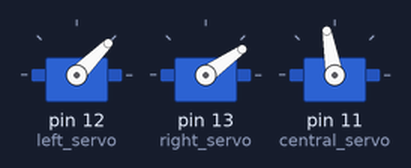
This sketch was run on a simulated Arduino Uno, built with avr-gcc and run on an emulated ATmega328P. Shown: 3 × servo.

Above: at 5.05 s.
At 9.0 s:
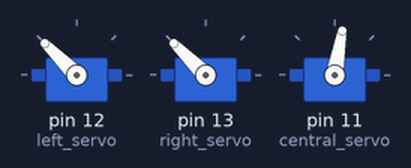
Timing chart, 0 to 10.2 s (numbered marks = the images above):
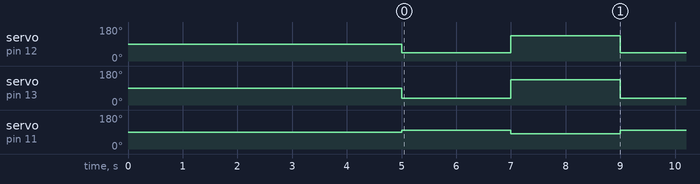

Measured:
- by itself, servo on pin 12 (left_servo): alternates 135° for 2.0 s and 45° for 2.0 s
- by itself, servo on pin 13 (right_servo): alternates 135° for 2.0 s and 35° for 2.0 s
- by itself, servo on pin 11 (central_servo): alternates 100° for 2.0 s and 80° for 2.0 s

The sketch:

Doodle_robot.ino
```cpp
/***   Included libraries  ***/
#include <Servo.h>


/***   Global variables and function definition  ***/
Servo left_servo;
Servo right_servo;
Servo central_servo;

float frecuency = 2000;
float min__left = 45;
float max_left = 135;
float min_right = 35;
float max_right = 135;


/***   Setup  ***/void setup(){
left_servo.attach(12);
right_servo.attach(13);
central_servo.attach(11);

/*
Neutral position
*/
left_servo.write(90);
right_servo.write(90);
central_servo.write(90);
delay(5000);
}


/***   Loop  ***/void loop(){central_servo.write(100);
left_servo.write(min__left);
right_servo.write(min_right);
delay(frecuency);
central_servo.write(80);
left_servo.write(max_left);
right_servo.write(max_right);
delay(frecuency);
}
```
